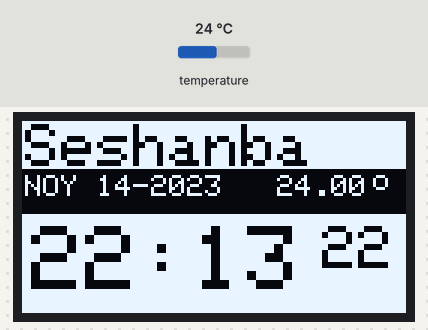
Recording of a sketch running on a simulated Arduino Uno, built with avr-gcc and run on an emulated ATmega328P. Parts: 128×64 one-colour display. The test bench sets the inputs (shaded band); at power-on: temperature 24 °C. The display library's start-up logo is not drawn; the local clock reads 2024-03-15 10:24:30 at power-on unless the sketch sets it.

Above: at 2.2 s.
At 3.2 s:
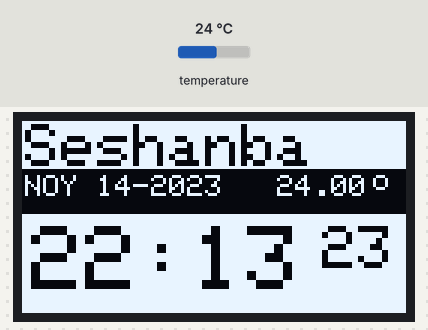
3.3 s: temperature set to 12 °C
At 5.0 s:
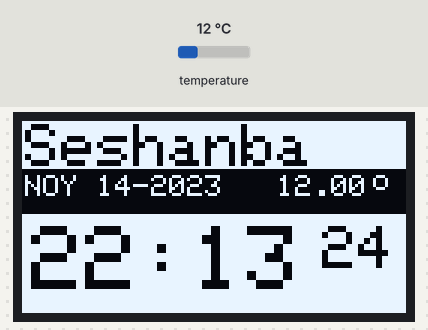
6.7 s: temperature set to 19 °C
At 8.0 s:
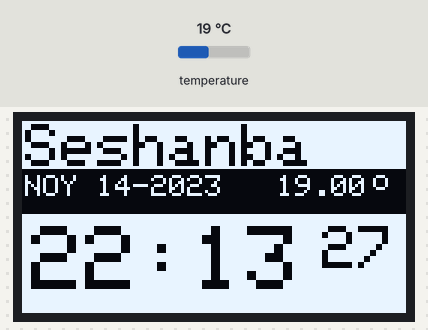
9.8 s: temperature set to 28 °C
At 10.7 s:
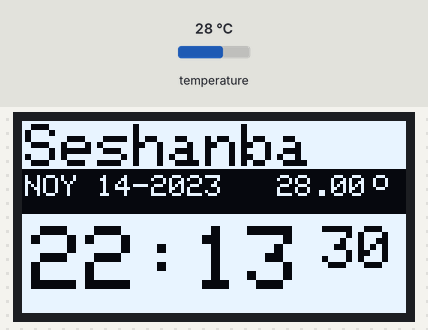
Timing chart, 0 to 12.8 s (numbered marks = the images above; inputs shaded):
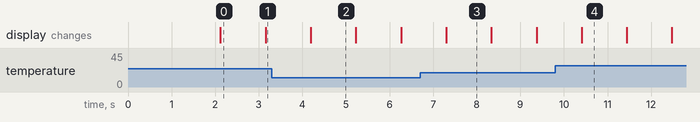

Measured:
- what the display in image 0 shows lasts 1.1 s, from 2.1 s to 3.2 s

The sketch:

Clock_using_real_time_and_OLED_display.ino.ino
```cpp
#include <Wire.h>
#include <DS3231.h>
#include <Adafruit_GFX.h>
#include <Adafruit_SSD1306.h>

int pause=1000;

DS3231 clock;
RTCDateTime dt;

#define SCREEN_WIDTH 128 // OLED display width, in pixels
#define SCREEN_HEIGHT 64 // OLED display height, in pixels


#define OLED_RESET     -1// Reset pin # (or -1 if sharing Arduino reset pin)
Adafruit_SSD1306 display(SCREEN_WIDTH, SCREEN_HEIGHT, &Wire, OLED_RESET);

void setup() {
Serial.begin(9600);
    clock.begin();
  // Set sketch compiling time
    clock.setDateTime(__DATE__, __TIME__);

   // SSD1306_SWITCHCAPVCC = generate display voltage from 3.3V internally
  if(!display.begin(SSD1306_SWITCHCAPVCC, 0x3C)) { // Address 0x3D for 128x64
    Serial.println(F("SSD1306 allocation failed"));
    for(;;); // Don't proceed, loop forever
  }
  display.display(); //display initial Adafruit logo
    delay(2000);

  // Clear the buffer
  display.clearDisplay();
  display.display();

}

String DayOfTheWeek(uint8_t Day){
  String DayText;
  if (Day==1)  DayText="Dushanba";
  if (Day==2)  DayText="Seshanba";
  if (Day==3)  DayText="Chorshanba";
  if (Day==4)  DayText="Payshanba";
  if (Day==5)  DayText="Juma";
  if (Day==6)  DayText="Shanba";
  if (Day==7)  DayText="Yakshanba";
  return DayText;
}


String DayMonthYear(uint8_t Day,uint8_t Month,uint16_t Year){
  String DayMonthYearText;
  if (Month==1)  DayMonthYearText="YAN ";
  if (Month==2)  DayMonthYearText="FEV ";
  if (Month==3)  DayMonthYearText="MAR ";
  if (Month==4)  DayMonthYearText="APR ";
  if (Month==5)  DayMonthYearText="MAY ";
  if (Month==6)  DayMonthYearText="IYUN ";
  if (Month==7)  DayMonthYearText="IYUL ";
  if (Month==8)  DayMonthYearText="AVG ";
  if (Month==9)  DayMonthYearText="SEN ";
  if (Month==10)  DayMonthYearText="OKT ";
  if (Month==11)  DayMonthYearText="NOY ";
  if (Month==12)  DayMonthYearText="DEK ";

  DayMonthYearText=DayMonthYearText+Day;
  if (Day==1)DayMonthYearText=DayMonthYearText+"-";
  if (Day==2)DayMonthYearText=DayMonthYearText+"-";
  if (Day>2)DayMonthYearText=DayMonthYearText+"-";

  DayMonthYearText=DayMonthYearText+Year;

  return DayMonthYearText;
}

String AddLeadingZero(uint8_t x){
  String AddLeadingZeroText;
  if(x<10) AddLeadingZeroText="0";
  else AddLeadingZeroText="";
  AddLeadingZeroText=AddLeadingZeroText+x;
  return AddLeadingZeroText;
}

String CurrentTime(uint8_t H, uint8_t I ){
  String CurrentTimeText="";
  CurrentTimeText=CurrentTimeText + AddLeadingZero(H) +":"+AddLeadingZero(I);
  return CurrentTimeText;
}

void loop() {
  dt = clock.getDateTime();

  display.fillRect(0,0,128,16,SSD1306_WHITE);
  display.fillRect(0,17,128,16,SSD1306_BLACK);
  display.fillRect(0,31,128,33,SSD1306_WHITE);

    display.setCursor(1,1);
    display.setTextSize(2);
    display.setTextColor(SSD1306_BLACK);
    display.println(DayOfTheWeek(dt.dayOfWeek));

  display.setCursor(1,18);
  display.setTextSize(1);
  display.setTextColor(SSD1306_WHITE);
  display.println(DayMonthYear(dt.day,dt.month,dt.year));

    display.setCursor(3,35);
    display.setTextSize(3);
    display.setTextColor(SSD1306_BLACK);
    display.println(CurrentTime(dt.hour,dt.minute));

  display.setCursor(100,35);
  display.setTextSize(2);
  display.setTextColor(SSD1306_BLACK);
  display.println(AddLeadingZero(dt.second));

  clock.forceConversion();
  display.setCursor(85,18);
  display.setTextSize(1);
display.setTextColor(SSD1306_WHITE);
display.print(clock.readTemperature());
display.setCursor(117,16);
display.print("o");


  display.display();
  delay(1000);
}  
```
